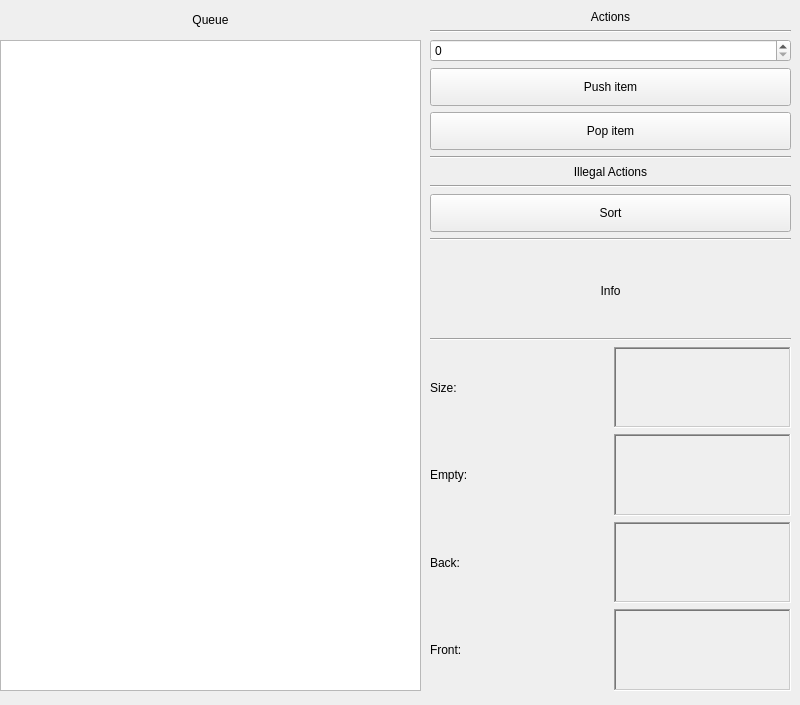
<?xml version="1.0" encoding="UTF-8"?>
<ui version="4.0">
 <class>MainWindow</class>
 <widget class="QMainWindow" name="MainWindow">
  <property name="geometry">
   <rect>
    <x>0</x>
    <y>0</y>
    <width>800</width>
    <height>705</height>
   </rect>
  </property>
  <property name="windowTitle">
   <string>MainWindow</string>
  </property>
  <widget class="QWidget" name="centralwidget">
   <widget class="QListWidget" name="list">
    <property name="geometry">
     <rect>
      <x>0</x>
      <y>40</y>
      <width>421</width>
      <height>651</height>
     </rect>
    </property>
   </widget>
   <widget class="QLabel" name="label">
    <property name="geometry">
     <rect>
      <x>0</x>
      <y>10</y>
      <width>421</width>
      <height>20</height>
     </rect>
    </property>
    <property name="text">
     <string>Queue</string>
    </property>
    <property name="alignment">
     <set>Qt::AlignCenter</set>
    </property>
   </widget>
   <widget class="QWidget" name="verticalLayoutWidget">
    <property name="geometry">
     <rect>
      <x>430</x>
      <y>10</y>
      <width>361</width>
      <height>231</height>
     </rect>
    </property>
    <layout class="QVBoxLayout" name="verticalLayout_2">
     <item>
      <widget class="QLabel" name="label_2">
       <property name="text">
        <string>Actions</string>
       </property>
       <property name="alignment">
        <set>Qt::AlignCenter</set>
       </property>
      </widget>
     </item>
     <item>
      <widget class="Line" name="line">
       <property name="orientation">
        <enum>Qt::Horizontal</enum>
       </property>
      </widget>
     </item>
     <item>
      <widget class="QSpinBox" name="itemBox"/>
     </item>
     <item>
      <widget class="QPushButton" name="pushBtn">
       <property name="sizePolicy">
        <sizepolicy hsizetype="Minimum" vsizetype="Expanding">
         <horstretch>0</horstretch>
         <verstretch>0</verstretch>
        </sizepolicy>
       </property>
       <property name="text">
        <string>Push item</string>
       </property>
      </widget>
     </item>
     <item>
      <widget class="QPushButton" name="popBtn">
       <property name="sizePolicy">
        <sizepolicy hsizetype="Minimum" vsizetype="Expanding">
         <horstretch>0</horstretch>
         <verstretch>0</verstretch>
        </sizepolicy>
       </property>
       <property name="text">
        <string>Pop item</string>
       </property>
      </widget>
     </item>
     <item>
      <widget class="Line" name="line_2">
       <property name="orientation">
        <enum>Qt::Horizontal</enum>
       </property>
      </widget>
     </item>
     <item>
      <widget class="QLabel" name="label_3">
       <property name="text">
        <string>Illegal Actions</string>
       </property>
       <property name="alignment">
        <set>Qt::AlignCenter</set>
       </property>
      </widget>
     </item>
     <item>
      <widget class="Line" name="line_3">
       <property name="orientation">
        <enum>Qt::Horizontal</enum>
       </property>
      </widget>
     </item>
     <item>
      <widget class="QPushButton" name="sortBtn">
       <property name="sizePolicy">
        <sizepolicy hsizetype="Minimum" vsizetype="Expanding">
         <horstretch>0</horstretch>
         <verstretch>0</verstretch>
        </sizepolicy>
       </property>
       <property name="text">
        <string>Sort</string>
       </property>
      </widget>
     </item>
     <item>
      <widget class="Line" name="line_5">
       <property name="orientation">
        <enum>Qt::Horizontal</enum>
       </property>
      </widget>
     </item>
    </layout>
   </widget>
   <widget class="QWidget" name="gridLayoutWidget">
    <property name="geometry">
     <rect>
      <x>430</x>
      <y>250</y>
      <width>361</width>
      <height>441</height>
     </rect>
    </property>
    <layout class="QGridLayout" name="gridLayout">
     <item row="4" column="0">
      <widget class="QLabel" name="label_7">
       <property name="text">
        <string>Back:</string>
       </property>
      </widget>
     </item>
     <item row="4" column="1">
      <widget class="QLabel" name="backLbl">
       <property name="frameShape">
        <enum>QFrame::WinPanel</enum>
       </property>
       <property name="frameShadow">
        <enum>QFrame::Sunken</enum>
       </property>
       <property name="text">
        <string/>
       </property>
      </widget>
     </item>
     <item row="3" column="1">
      <widget class="QLabel" name="emptyLbl">
       <property name="frameShape">
        <enum>QFrame::WinPanel</enum>
       </property>
       <property name="frameShadow">
        <enum>QFrame::Sunken</enum>
       </property>
       <property name="text">
        <string/>
       </property>
      </widget>
     </item>
     <item row="3" column="0">
      <widget class="QLabel" name="label_6">
       <property name="text">
        <string>Empty:</string>
       </property>
      </widget>
     </item>
     <item row="0" column="0" colspan="2">
      <widget class="QLabel" name="label_4">
       <property name="text">
        <string>Info</string>
       </property>
       <property name="alignment">
        <set>Qt::AlignCenter</set>
       </property>
      </widget>
     </item>
     <item row="5" column="1">
      <widget class="QLabel" name="frontLbl">
       <property name="frameShape">
        <enum>QFrame::WinPanel</enum>
       </property>
       <property name="frameShadow">
        <enum>QFrame::Sunken</enum>
       </property>
       <property name="text">
        <string/>
       </property>
      </widget>
     </item>
     <item row="2" column="0">
      <widget class="QLabel" name="label_5">
       <property name="text">
        <string>Size:</string>
       </property>
      </widget>
     </item>
     <item row="5" column="0">
      <widget class="QLabel" name="label_8">
       <property name="text">
        <string>Front:</string>
       </property>
      </widget>
     </item>
     <item row="2" column="1">
      <widget class="QLabel" name="sizeLbl">
       <property name="frameShape">
        <enum>QFrame::WinPanel</enum>
       </property>
       <property name="frameShadow">
        <enum>QFrame::Sunken</enum>
       </property>
       <property name="text">
        <string/>
       </property>
      </widget>
     </item>
     <item row="1" column="0" colspan="2">
      <widget class="Line" name="line_4">
       <property name="orientation">
        <enum>Qt::Horizontal</enum>
       </property>
      </widget>
     </item>
    </layout>
   </widget>
  </widget>
 </widget>
 <resources/>
 <connections/>
</ui>
